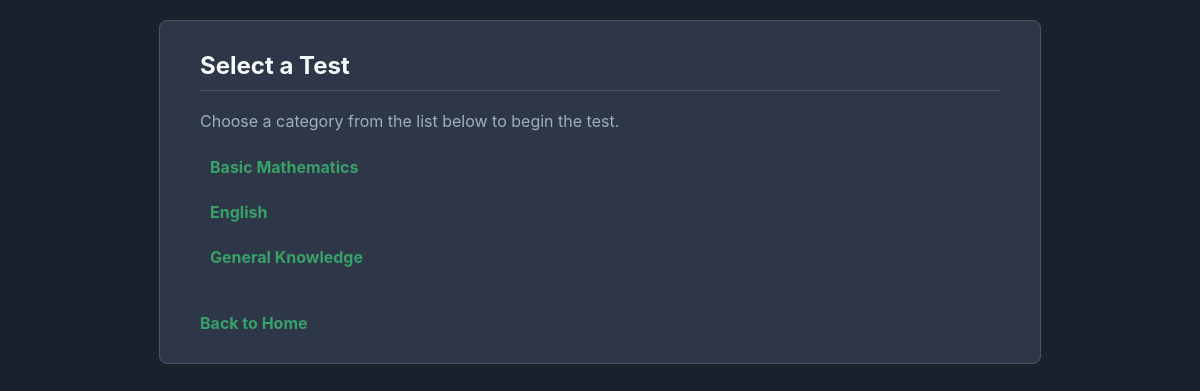
The page /View/SelectTest.php (signed in) on the database its author committed.
### tables this page shows
CREATE TABLE `categories` (
  `category_id` int(11) NOT NULL,
  `category_name` varchar(255) NOT NULL
);

### Model/categoryModel.php (called while the page is built, shortened)
<?php
function getAllCategories() {
    $con = getConnection();
    $sql = "SELECT * FROM categories ORDER BY category_name";
    $result = mysqli_query($con, $sql);
    $categories = [];
    while ($row = mysqli_fetch_assoc($result)) {
        $categories[] = $row; }
    return $categories;
}
?>

### View/SelectTest.php (the view, shortened to what this page needs)
<?php
require_once("../Model/categoryModel.php");
$categories = getAllCategories();
?>
<!DOCTYPE html>
<html>
<head>
    <link rel="stylesheet" href="../css/style.css">
</head>
<body>
    <div class="container">
        <h2>Select a Test</h2>
        <p>Choose a category from the list below to begin the test.</p>
        <nav class="main-menu">
            <ul>
                <?php if (empty($categories)): ?>
                    <li>No tests available at the moment.</li>
                <?php else:
                    ?>
                    <?php foreach ($categories as $cat):
                        ?>
               <li>
          <a href="TakeTest.php?category_id=<?= $cat['category_id'] ?>">
                  <?= htmlspecialchars($cat['category_name'])?>
                </a>
              </li>
                    <?php endforeach;
                    ?>
                <?php endif;
                ?>
            </ul>
        </nav>
        <br>
        <a href="Home.php">Back to Home</a>
 </div>
</body>
</html>

### css/style.css (style rules this page uses)
body { font-family: -apple-system, BlinkMacSystemFont,"Segoe UI",Roboto,"Helvetica Neue",Arial,sans-serif; background-color: #1a202c; color: #a0aec0; margin: 0; padding: 20px; }
.container { background-color: #2d3748; padding: 30px 40px; border-radius: 8px; border:1px solid #4a5568; width:800px; margin-left: auto; margin-right: auto; }
h2, h3 { color: #f7fafc; border-bottom: 1px solid #4a5568; padding-bottom:10px; margin-top:0; }
a { color: #38a169; text-decoration: none; font-weight:bold; }
.main-menu ul { list-style:none; padding: 0; }
.main-menu li a { display: block; padding: 10px; border-radius: 4px; margin-bottom: 5px; }

### rows shown on the page
categories: category_name "Basic Mathematics"
categories: category_name "English"
categories: category_name "General Knowledge"
